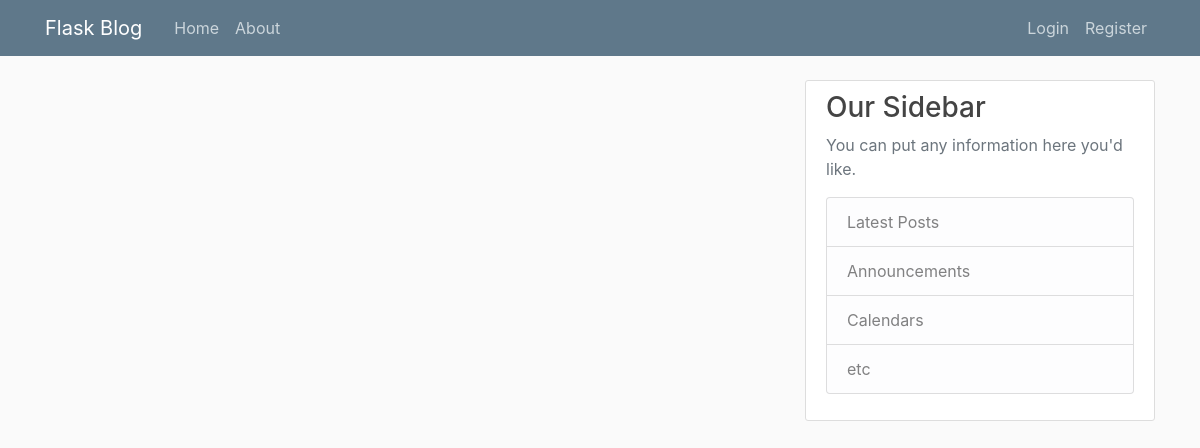
Page /home on the earlier database version.
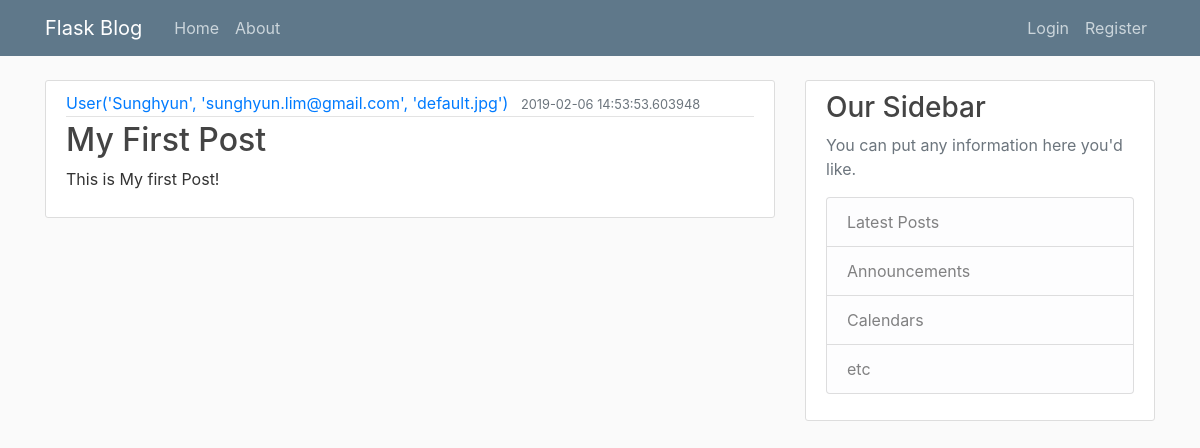
Same page on the later database version.
### flaskblog/models.py (models this page shows, shortened)
class Post(db.Model):
    id = db.Column(db.Integer, primary_key=True)
    title = db.Column(db.String(100), nullable=False)
    date_posted = db.Column(db.DateTime, nullable=False, default=datetime.utcnow)
    content = db.Column(db.Text, nullable=False)
    user_id = db.Column(db.Integer, db.ForeignKey('user.id'), nullable=False)

class User(db.Model, UserMixin):
    id = db.Column(db.Integer, primary_key=True)
    username = db.Column(db.String(20), unique=True, nullable=False)
    email = db.Column(db.String(120), unique=True, nullable=False)
    image_file = db.Column(db.String(20), nullable=False, default='default.jpg')
    password = db.Column(db.String(60), nullable=False)
    posts = db.relationship('Post', backref='author', lazy=True)
    def __repr__(self):
        return f"User('{self.username}', '{self.email}', '{self.image_file}')"

### flaskblog/routes.py (the view)
@app.route("/")
@app.route("/home")
def home():
    posts = Post.query.all()
    return render_template('home.html', posts=posts)

### flaskblog/templates/home.html
{% extends "layout.html" %}
{% block content %}
    {% for post in posts %}
        <article class="media content-section">
          <div class="media-body">
            <div class="article-metadata">
              <a class="mr-2" href="#">{{ post.author }}</a>
              <small class="text-muted">{{ post.date_posted }}</small>
            </div>
            <h2><a class="article-title" href="#">{{ post.title }}</a></h2>
            <p class="article-content">{{ post.content }}</p>
          </div>
        </article>
    {% endfor %}
{% endblock content %}

### flaskblog/templates/layout.html (shortened to what this page needs)
<!DOCTYPE html>
<html>
<head>
    <link rel="stylesheet" href="https://maxcdn.bootstrapcdn.com/bootstrap/4.0.0/css/bootstrap.min.css">
    <link rel="stylesheet" type="text/css" href="{{ url_for('static', filename='main.css') }}">
</head>
<body>
    <header class="site-header">
      <nav class="navbar navbar-expand-md navbar-dark bg-steel fixed-top">
        <div class="container">
          <a class="navbar-brand mr-4" href="/">Flask Blog</a>
          <div class="collapse navbar-collapse" id="navbarToggle">
            <div class="navbar-nav mr-auto">
              <a class="nav-item nav-link" href="{{ url_for('home') }}">Home</a>
              <a class="nav-item nav-link" href="{{ url_for('about') }}">About</a>
            </div>
            <div class="navbar-nav">
              {% if current_user.is_authenticated %}
                <a class="nav-item nav-link" href="{{ url_for('new_post') }}">New Post</a>
                <a class="nav-item nav-link" href="{{ url_for('account') }}">Account</a>
                <a class="nav-item nav-link" href="{{ url_for('logout') }}">Logout</a>
              {% else %}
                <a class="nav-item nav-link" href="{{ url_for('login') }}">Login</a>
                <a class="nav-item nav-link" href="{{ url_for('register') }}">Register</a>
              {% endif %}
            </div>
          </div>
        </div>
      </nav>
    </header>
    <main role="main" class="container">
      <div class="row">
        <div class="col-md-8">
          {% block content %}{% endblock %}
        </div>
        <div class="col-md-4">
          <div class="content-section">
            <h3>Our Sidebar</h3>
            <p class='text-muted'>You can put any information here you'd like.
              <ul class="list-group">
                <li class="list-group-item list-group-item-light">Latest Posts</li>
                <li class="list-group-item list-group-item-light">Announcements</li>
                <li class="list-group-item list-group-item-light">Calendars</li>
                <li class="list-group-item list-group-item-light">etc</li>
              </ul>
            </p>
          </div>
        </div>
      </div>
    </main>
</body>
</html>

### flaskblog/static/main.css (style rules this page uses)
body { background: #fafafa; color: #333333; margin-top: 5rem; }
h1, h2, h3, h4, h5, h6 { color: #444444; }
.bg-steel { background-color: #5f788a; }
.site-header .navbar-nav .nav-link { color: #cbd5db; }
.content-section { background: #ffffff; padding: 10px 20px; border: 1px solid #dddddd; border-radius: 3px; margin-bottom: 20px; }
.article-title { color: #444444; }
.article-content { white-space: pre-line; }
.article-metadata { padding-bottom: 1px; margin-bottom: 4px; border-bottom: 1px solid #e3e3e3 }

Differences in the rows shown:
added Post: author "User('Sunghyun', 'sunghyun.lim@gmail.com', 'default.jpg')", date_posted "2019-02-06 14:53:53.603948", title "My First Post", content "This is My first Post!"
